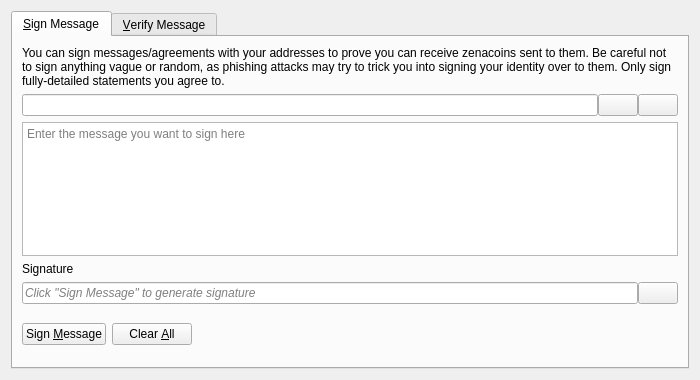
<?xml version="1.0" encoding="UTF-8"?>
<ui version="4.0">
 <class>SignVerifyMessageDialog</class>
 <widget class="QDialog" name="SignVerifyMessageDialog">
  <property name="geometry">
   <rect>
    <x>0</x>
    <y>0</y>
    <width>700</width>
    <height>380</height>
   </rect>
  </property>
  <property name="windowTitle">
   <string>Signatures - Sign / Verify a Message</string>
  </property>
  <property name="modal">
   <bool>true</bool>
  </property>
  <layout class="QVBoxLayout" name="verticalLayout">
   <item>
    <widget class="QTabWidget" name="tabWidget">
     <property name="currentIndex">
      <number>0</number>
     </property>
     <widget class="QWidget" name="tabSignMessage">
      <attribute name="title">
       <string>&amp;Sign Message</string>
      </attribute>
      <layout class="QVBoxLayout" name="verticalLayout_SM">
       <item>
        <widget class="QLabel" name="infoLabel_SM">
         <property name="text">
          <string>You can sign messages/agreements with your addresses to prove you can receive zenacoins sent to them. Be careful not to sign anything vague or random, as phishing attacks may try to trick you into signing your identity over to them. Only sign fully-detailed statements you agree to.</string>
         </property>
         <property name="textFormat">
          <enum>Qt::PlainText</enum>
         </property>
         <property name="wordWrap">
          <bool>true</bool>
         </property>
        </widget>
       </item>
       <item>
        <layout class="QHBoxLayout" name="horizontalLayout_1_SM">
         <property name="spacing">
          <number>0</number>
         </property>
         <item>
          <widget class="QValidatedLineEdit" name="addressIn_SM">
           <property name="toolTip">
            <string>The Zenacoin address to sign the message with</string>
           </property>
          </widget>
         </item>
         <item>
          <widget class="QPushButton" name="addressBookButton_SM">
           <property name="toolTip">
            <string>Choose previously used address</string>
           </property>
           <property name="text">
            <string/>
           </property>
           <property name="icon">
            <iconset resource="../zenacoin.qrc">
             <normaloff>:/icons/address-book</normaloff>:/icons/address-book</iconset>
           </property>
           <property name="shortcut">
            <string>Alt+A</string>
           </property>
           <property name="autoDefault">
            <bool>false</bool>
           </property>
          </widget>
         </item>
         <item>
          <widget class="QPushButton" name="pasteButton_SM">
           <property name="toolTip">
            <string>Paste address from clipboard</string>
           </property>
           <property name="text">
            <string/>
           </property>
           <property name="icon">
            <iconset resource="../zenacoin.qrc">
             <normaloff>:/icons/editpaste</normaloff>:/icons/editpaste</iconset>
           </property>
           <property name="shortcut">
            <string>Alt+P</string>
           </property>
           <property name="autoDefault">
            <bool>false</bool>
           </property>
          </widget>
         </item>
        </layout>
       </item>
       <item>
        <widget class="QPlainTextEdit" name="messageIn_SM">
         <property name="toolTip">
          <string>Enter the message you want to sign here</string>
         </property>
         <property name="placeholderText">
          <string>Enter the message you want to sign here</string>
         </property>
        </widget>
       </item>
       <item>
        <widget class="QLabel" name="signatureLabel_SM">
         <property name="text">
          <string>Signature</string>
         </property>
         <property name="textFormat">
          <enum>Qt::PlainText</enum>
         </property>
        </widget>
       </item>
       <item>
        <layout class="QHBoxLayout" name="horizontalLayout_2_SM">
         <property name="spacing">
          <number>0</number>
         </property>
         <item>
          <widget class="QLineEdit" name="signatureOut_SM">
           <property name="placeholderText">
            <string>Click "Sign Message" to generate signature</string>
           </property>
           <property name="font">
            <font>
             <italic>true</italic>
            </font>
           </property>
           <property name="readOnly">
            <bool>true</bool>
           </property>
          </widget>
         </item>
         <item>
          <widget class="QPushButton" name="copySignatureButton_SM">
           <property name="toolTip">
            <string>Copy the current signature to the system clipboard</string>
           </property>
           <property name="text">
            <string/>
           </property>
           <property name="icon">
            <iconset resource="../zenacoin.qrc">
             <normaloff>:/icons/editcopy</normaloff>:/icons/editcopy</iconset>
           </property>
           <property name="autoDefault">
            <bool>false</bool>
           </property>
          </widget>
         </item>
        </layout>
       </item>
       <item>
        <layout class="QHBoxLayout" name="horizontalLayout_3_SM">
         <item>
          <widget class="QPushButton" name="signMessageButton_SM">
           <property name="toolTip">
            <string>Sign the message to prove you own this Zenacoin address</string>
           </property>
           <property name="text">
            <string>Sign &amp;Message</string>
           </property>
           <property name="icon">
            <iconset resource="../zenacoin.qrc">
             <normaloff>:/icons/edit</normaloff>:/icons/edit</iconset>
           </property>
           <property name="autoDefault">
            <bool>false</bool>
           </property>
          </widget>
         </item>
         <item>
          <widget class="QPushButton" name="clearButton_SM">
           <property name="toolTip">
            <string>Reset all sign message fields</string>
           </property>
           <property name="text">
            <string>Clear &amp;All</string>
           </property>
           <property name="icon">
            <iconset resource="../zenacoin.qrc">
             <normaloff>:/icons/remove</normaloff>:/icons/remove</iconset>
           </property>
           <property name="autoDefault">
            <bool>false</bool>
           </property>
          </widget>
         </item>
         <item>
          <spacer name="horizontalSpacer_1_SM">
           <property name="orientation">
            <enum>Qt::Horizontal</enum>
           </property>
           <property name="sizeHint" stdset="0">
            <size>
             <width>40</width>
             <height>48</height>
            </size>
           </property>
          </spacer>
         </item>
         <item>
          <widget class="QLabel" name="statusLabel_SM">
           <property name="font">
            <font>
             <weight>75</weight>
             <bold>true</bold>
            </font>
           </property>
           <property name="text">
            <string/>
           </property>
           <property name="wordWrap">
            <bool>true</bool>
           </property>
          </widget>
         </item>
         <item>
          <spacer name="horizontalSpacer_2_SM">
           <property name="orientation">
            <enum>Qt::Horizontal</enum>
           </property>
           <property name="sizeHint" stdset="0">
            <size>
             <width>40</width>
             <height>48</height>
            </size>
           </property>
          </spacer>
         </item>
        </layout>
       </item>
      </layout>
     </widget>
     <widget class="QWidget" name="tabVerifyMessage">
      <attribute name="title">
       <string>&amp;Verify Message</string>
      </attribute>
      <layout class="QVBoxLayout" name="verticalLayout_VM">
       <item>
        <widget class="QLabel" name="infoLabel_VM">
         <property name="text">
          <string>Enter the receiver's address, message (ensure you copy line breaks, spaces, tabs, etc. exactly) and signature below to verify the message. Be careful not to read more into the signature than what is in the signed message itself, to avoid being tricked by a man-in-the-middle attack. Note that this only proves the signing party receives with the address, it cannot prove sendership of any transaction!</string>
         </property>
         <property name="textFormat">
          <enum>Qt::PlainText</enum>
         </property>
         <property name="alignment">
          <set>Qt::AlignLeading|Qt::AlignLeft|Qt::AlignTop</set>
         </property>
         <property name="wordWrap">
          <bool>true</bool>
         </property>
        </widget>
       </item>
       <item>
        <layout class="QHBoxLayout" name="horizontalLayout_1_VM">
         <property name="spacing">
          <number>0</number>
         </property>
         <item>
          <widget class="QValidatedLineEdit" name="addressIn_VM">
           <property name="toolTip">
            <string>The Zenacoin address the message was signed with</string>
           </property>
          </widget>
         </item>
         <item>
          <widget class="QPushButton" name="addressBookButton_VM">
           <property name="toolTip">
            <string>Choose previously used address</string>
           </property>
           <property name="text">
            <string/>
           </property>
           <property name="icon">
            <iconset resource="../zenacoin.qrc">
             <normaloff>:/icons/address-book</normaloff>:/icons/address-book</iconset>
           </property>
           <property name="shortcut">
            <string>Alt+A</string>
           </property>
           <property name="autoDefault">
            <bool>false</bool>
           </property>
          </widget>
         </item>
        </layout>
       </item>
       <item>
        <widget class="QPlainTextEdit" name="messageIn_VM">
          <property name="toolTip">
            <string>The signed message to verify</string>
          </property>
          <property name="placeholderText">
            <string>The signed message to verify</string>
          </property>
        </widget>
       </item>
       <item>
        <widget class="QValidatedLineEdit" name="signatureIn_VM">
          <property name="toolTip">
            <string>The signature given when the message was signed</string>
          </property>
          <property name="placeholderText">
            <string>The signature given when the message was signed</string>
          </property>
        </widget>
       </item>
       <item>
        <layout class="QHBoxLayout" name="horizontalLayout_2_VM">
         <item>
          <widget class="QPushButton" name="verifyMessageButton_VM">
           <property name="toolTip">
            <string>Verify the message to ensure it was signed with the specified Zenacoin address</string>
           </property>
           <property name="text">
            <string>Verify &amp;Message</string>
           </property>
           <property name="icon">
            <iconset resource="../zenacoin.qrc">
             <normaloff>:/icons/transaction_0</normaloff>:/icons/transaction_0</iconset>
           </property>
           <property name="autoDefault">
            <bool>false</bool>
           </property>
          </widget>
         </item>
         <item>
          <widget class="QPushButton" name="clearButton_VM">
           <property name="toolTip">
            <string>Reset all verify message fields</string>
           </property>
           <property name="text">
            <string>Clear &amp;All</string>
           </property>
           <property name="icon">
            <iconset resource="../zenacoin.qrc">
             <normaloff>:/icons/remove</normaloff>:/icons/remove</iconset>
           </property>
           <property name="autoDefault">
            <bool>false</bool>
           </property>
          </widget>
         </item>
         <item>
          <spacer name="horizontalSpacer_1_VM">
           <property name="orientation">
            <enum>Qt::Horizontal</enum>
           </property>
           <property name="sizeHint" stdset="0">
            <size>
             <width>40</width>
             <height>48</height>
            </size>
           </property>
          </spacer>
         </item>
         <item>
          <widget class="QLabel" name="statusLabel_VM">
           <property name="font">
            <font>
             <weight>75</weight>
             <bold>true</bold>
            </font>
           </property>
           <property name="text">
            <string/>
           </property>
           <property name="wordWrap">
            <bool>true</bool>
           </property>
          </widget>
         </item>
         <item>
          <spacer name="horizontalSpacer_2_VM">
           <property name="orientation">
            <enum>Qt::Horizontal</enum>
           </property>
           <property name="sizeHint" stdset="0">
            <size>
             <width>40</width>
             <height>48</height>
            </size>
           </property>
          </spacer>
         </item>
        </layout>
       </item>
      </layout>
     </widget>
    </widget>
   </item>
  </layout>
 </widget>
 <customwidgets>
  <customwidget>
   <class>QValidatedLineEdit</class>
   <extends>QLineEdit</extends>
   <header>qt/qvalidatedlineedit.h</header>
  </customwidget>
 </customwidgets>
 <resources>
  <include location="../zenacoin.qrc"/>
 </resources>
 <connections/>
</ui>
